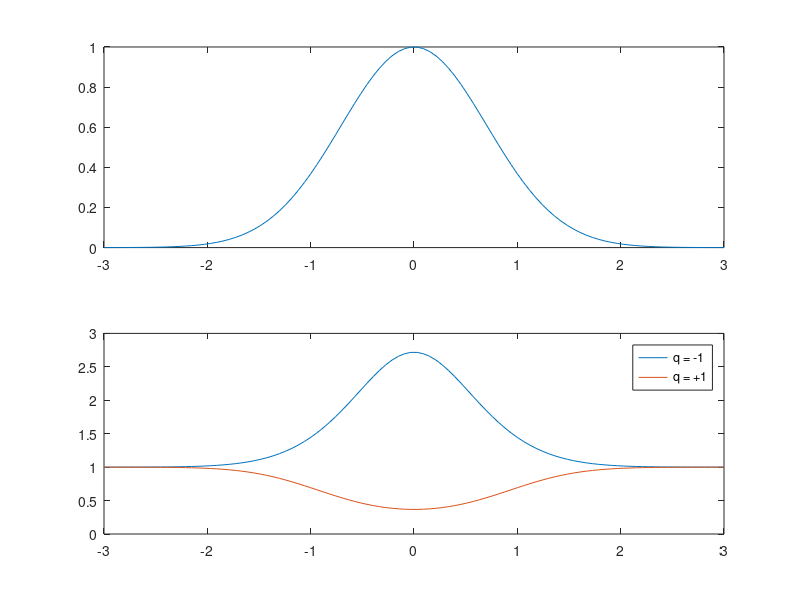

This chart was generated by the following MATLAB code:
% boltzmann_respone
n0 = 1;
T = 1;
e = 1;
x = linspace(-3,3,100);
phi = @(x) exp(-x.^2);
n = @(phi,T,q) n0*exp(-q*phi/T);

hca = subplot(2,1,1);
plot(hca,x,phi(x))

hca = subplot(2,1,2);
plot(hca,x,n(phi(x),T,-e),x,n(phi(x),T,+e))
legend('q = -1','q = +1')
